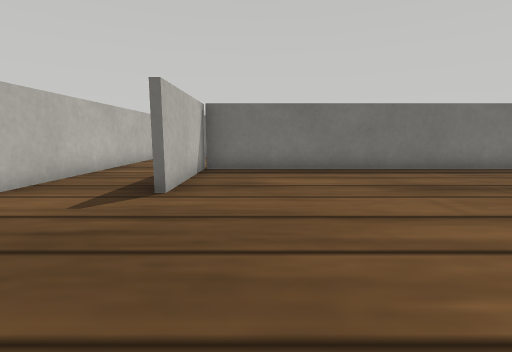
[1] (above)

23 first-person views from a walk through a world built for the Webots simulator. The camera is 0.05 m above the floor, tilts 8° down and sees 85° across. The floor is counted in squares, 0.05 m on a side. Each view is taken from the middle of a square. On the plan, view 1 faces up. The plan holds only what a view shows up to about 11 squares ahead; the rest is blank. Robots are left out. Webots' stock objects and surfaces are drawn as simple stand-ins.

[2]
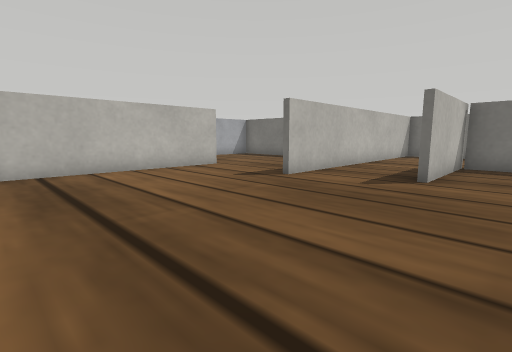

[3]
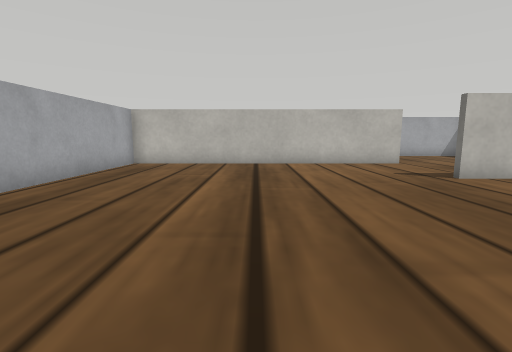

[4]
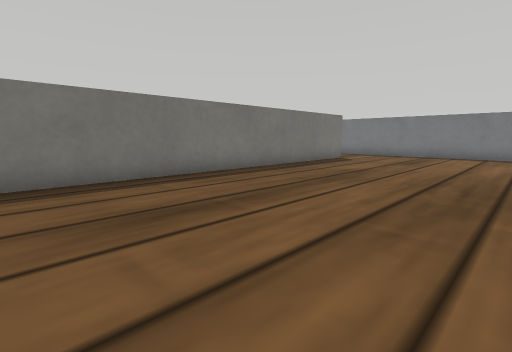

[5]
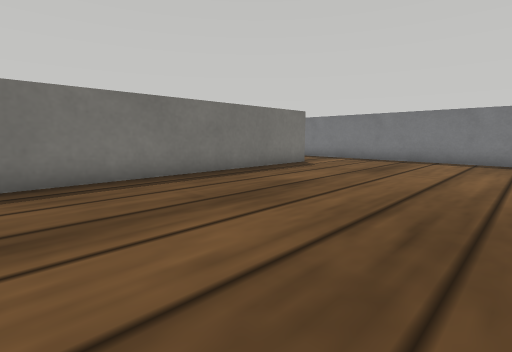

[6]
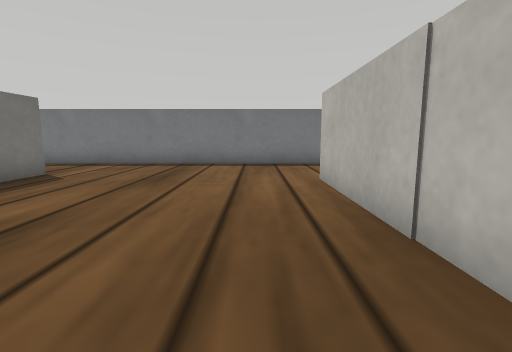

[7]
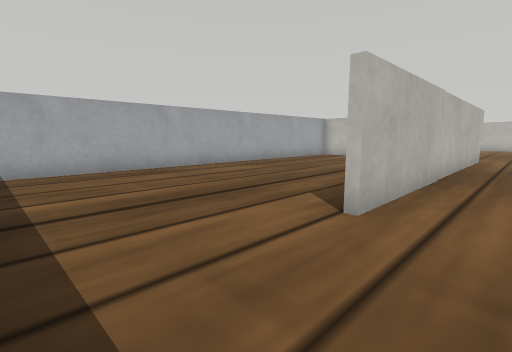

[8]
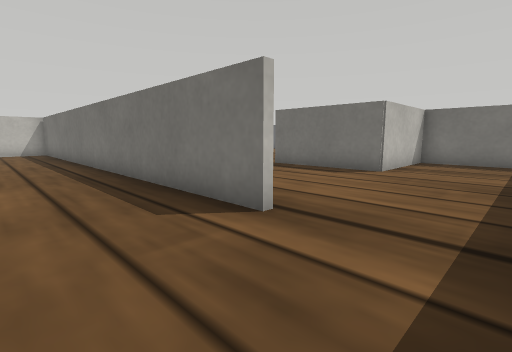

[9]
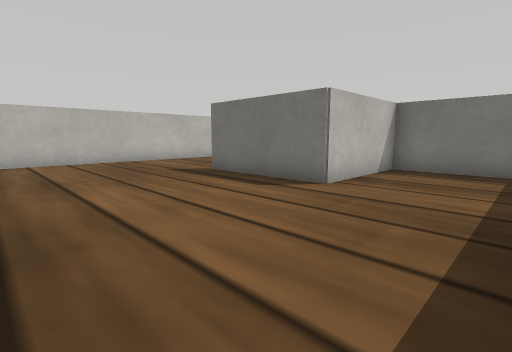

[10]
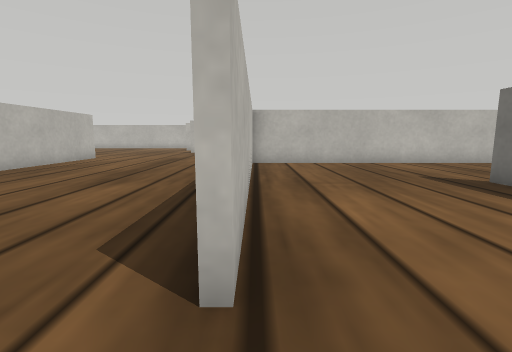

[11]
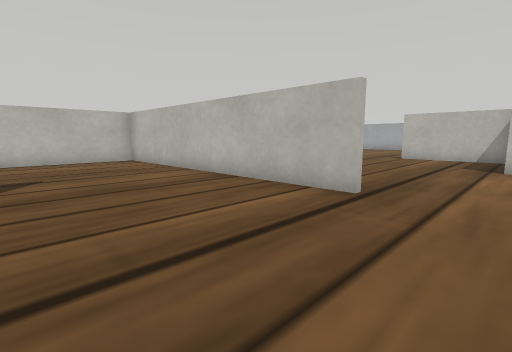

[12]
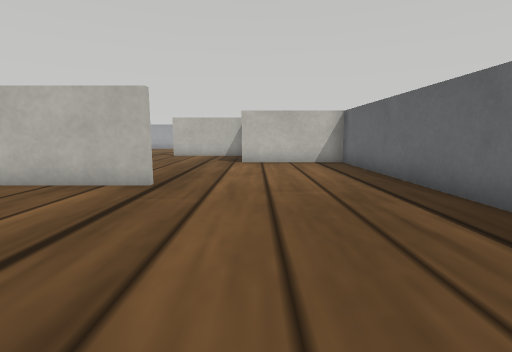

[13]
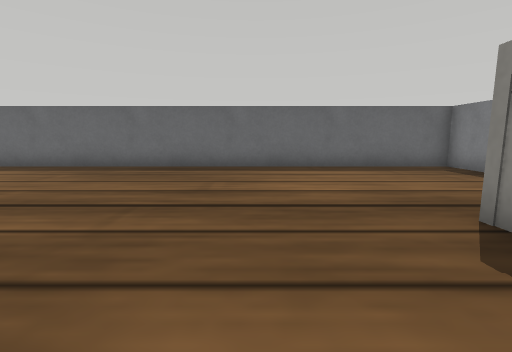

[14]
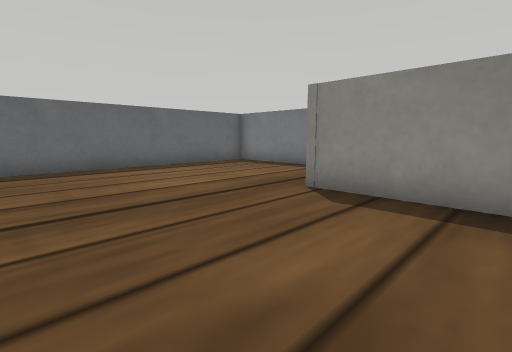

[15]
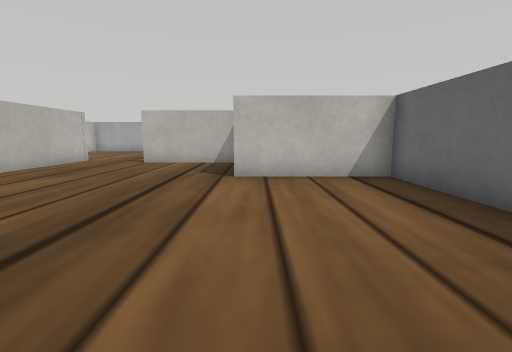

[16]
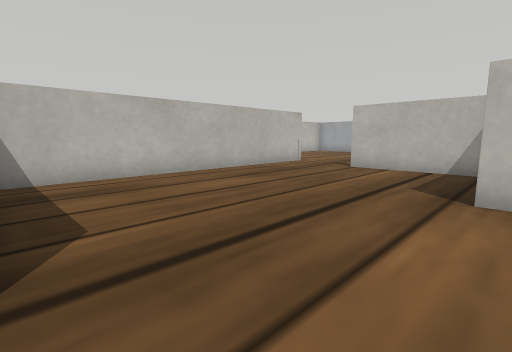

[17]
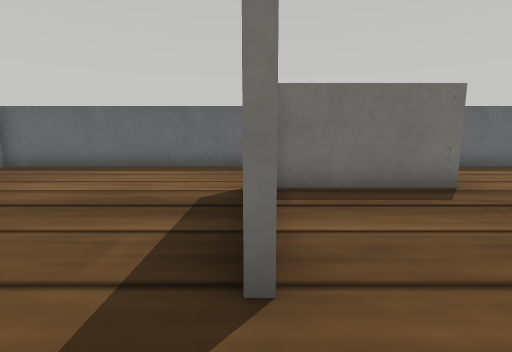

[18]
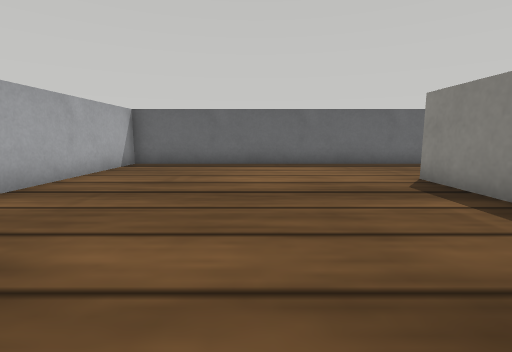

[19]
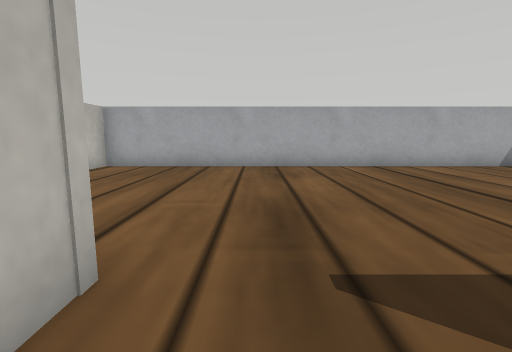

[20]
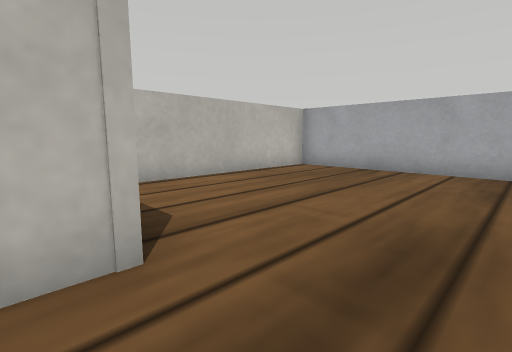

[21]
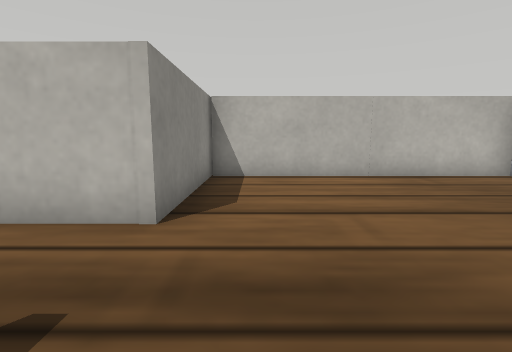

[22]
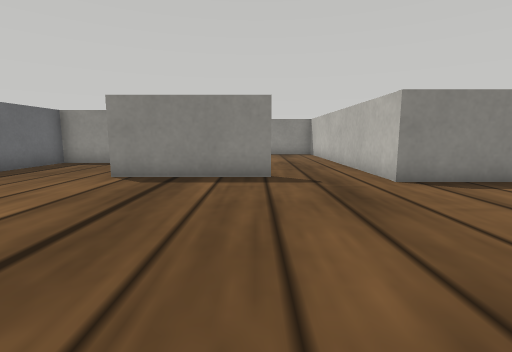

[23]
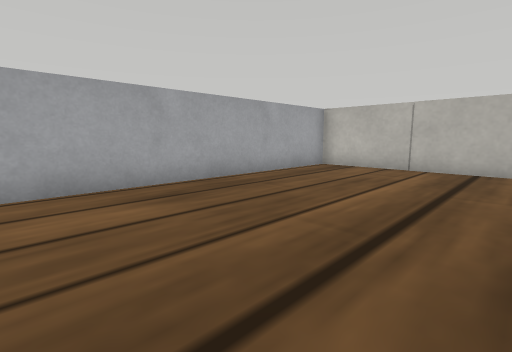

### Floor plan
Points are (right, up) in squares from view 1. A wall is a line through its corners. A room is listed if a view was taken in it or the views show most of it. See-through windows are left out.
Room 1 (views 1, 2, 3, 4, 5, 6, 7, 8, 9, 10, 11, 12, 13, 14, 15, 16, 17, 18, 19, 20, 21, 22, 23)
walls: (5.9, 8.9) (14.5, 8.9); (-1.6, 9) (-1.6, 4.9); (-4.6, 11.1) (-4.6, 3.9); (-4.9, 9.5) (-4.9, 13.9) (4.7, 13.9); (2.9, 1.4) (13.8, 1.4); (5.3, 18.9) (5.3, 8.9); (-4.1, 16.5) (-4.1, 20.6); (3, -0.2) (3, -5.6) (16.8, -5.6); (14.5, 8.7) (-1.6, 8.7); (13.7, 15.1) (13.7, 18.4); (-3.9, 20.3) (-3.9, 16.6); (-8.5, 4.5) (-8.5, -5.6) (-2.9, -5.6); (-0.2, 22.6) (-0.2, 24.5); (0, 24.5) (0, 20.4) (-3.6, 20.4); (16.8, 18.1) (13.9, 18.1) (13.9, 14.2) (9.8, 14.2); (17.5, 0.5) (17.5, 11); (17.5, 20.9) (17.5, 24.4) (-12.5, 24.4) (-12.5, 9.9) (-4.9, 9.9)

Positions as (right, up) in squares from view 1, and headings:
1: (0, 0), facing up
2: (0, -2), facing up-left
3: (2, -1), facing left
4: (2, 2), facing up-right
5: (5, 2), facing up-right
6: (7, 3), facing right
7: (17, 3), facing down-left
8: (17, 6), facing up-left
9: (17, 9), facing up-left
10: (16, 9), facing left
11: (10, 21), facing down-left
12: (11, 21), facing left
13: (11, 15), facing up
14: (9, 15), facing up-right
15: (7, 21), facing left
16: (5, 21), facing down-left
17: (-4, 15), facing up
18: (-8, 14), facing up
19: (-3, 15), facing left
20: (-4, 16), facing down-left
21: (-6, 17), facing down
22: (-11, 17), facing right
23: (12, 0), facing down-left
